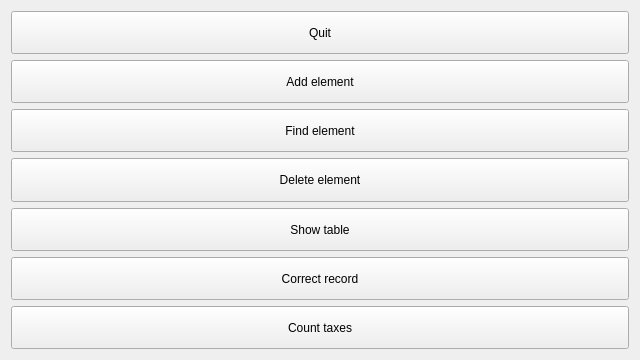
<?xml version="1.0" encoding="UTF-8"?>
<ui version="4.0">
 <class>MainWindow</class>
 <widget class="QMainWindow" name="MainWindow">
  <property name="geometry">
   <rect>
    <x>0</x>
    <y>0</y>
    <width>640</width>
    <height>360</height>
   </rect>
  </property>
  <property name="minimumSize">
   <size>
    <width>640</width>
    <height>360</height>
   </size>
  </property>
  <property name="maximumSize">
   <size>
    <width>1920</width>
    <height>1080</height>
   </size>
  </property>
  <property name="windowTitle">
   <string>MainWindow</string>
  </property>
  <widget class="QWidget" name="centralWidget">
   <layout class="QVBoxLayout" name="verticalLayout_2">
    <item>
     <layout class="QVBoxLayout" name="verticalLayout">
      <item>
       <widget class="QPushButton" name="quitbutton">
        <property name="sizePolicy">
         <sizepolicy hsizetype="Minimum" vsizetype="Expanding">
          <horstretch>0</horstretch>
          <verstretch>0</verstretch>
         </sizepolicy>
        </property>
        <property name="text">
         <string>Quit</string>
        </property>
       </widget>
      </item>
      <item>
       <widget class="QPushButton" name="addbutton">
        <property name="sizePolicy">
         <sizepolicy hsizetype="Minimum" vsizetype="Expanding">
          <horstretch>0</horstretch>
          <verstretch>0</verstretch>
         </sizepolicy>
        </property>
        <property name="text">
         <string>Add element</string>
        </property>
       </widget>
      </item>
      <item>
       <widget class="QPushButton" name="findbutton">
        <property name="sizePolicy">
         <sizepolicy hsizetype="Minimum" vsizetype="Expanding">
          <horstretch>0</horstretch>
          <verstretch>0</verstretch>
         </sizepolicy>
        </property>
        <property name="text">
         <string>Find element</string>
        </property>
       </widget>
      </item>
      <item>
       <widget class="QPushButton" name="deletebutton">
        <property name="sizePolicy">
         <sizepolicy hsizetype="Minimum" vsizetype="Expanding">
          <horstretch>0</horstretch>
          <verstretch>0</verstretch>
         </sizepolicy>
        </property>
        <property name="text">
         <string>Delete element</string>
        </property>
       </widget>
      </item>
      <item>
       <widget class="QPushButton" name="showbutton">
        <property name="sizePolicy">
         <sizepolicy hsizetype="Minimum" vsizetype="Expanding">
          <horstretch>0</horstretch>
          <verstretch>0</verstretch>
         </sizepolicy>
        </property>
        <property name="text">
         <string>Show table</string>
        </property>
       </widget>
      </item>
      <item>
       <widget class="QPushButton" name="correctbutton">
        <property name="sizePolicy">
         <sizepolicy hsizetype="Minimum" vsizetype="Expanding">
          <horstretch>0</horstretch>
          <verstretch>0</verstretch>
         </sizepolicy>
        </property>
        <property name="text">
         <string>Correct record</string>
        </property>
       </widget>
      </item>
      <item>
       <widget class="QPushButton" name="countbutton">
        <property name="sizePolicy">
         <sizepolicy hsizetype="Minimum" vsizetype="Expanding">
          <horstretch>0</horstretch>
          <verstretch>0</verstretch>
         </sizepolicy>
        </property>
        <property name="text">
         <string>Count taxes</string>
        </property>
       </widget>
      </item>
     </layout>
    </item>
   </layout>
  </widget>
 </widget>
 <layoutdefault spacing="6" margin="11"/>
 <tabstops>
  <tabstop>countbutton</tabstop>
 </tabstops>
 <resources/>
 <connections/>
</ui>
